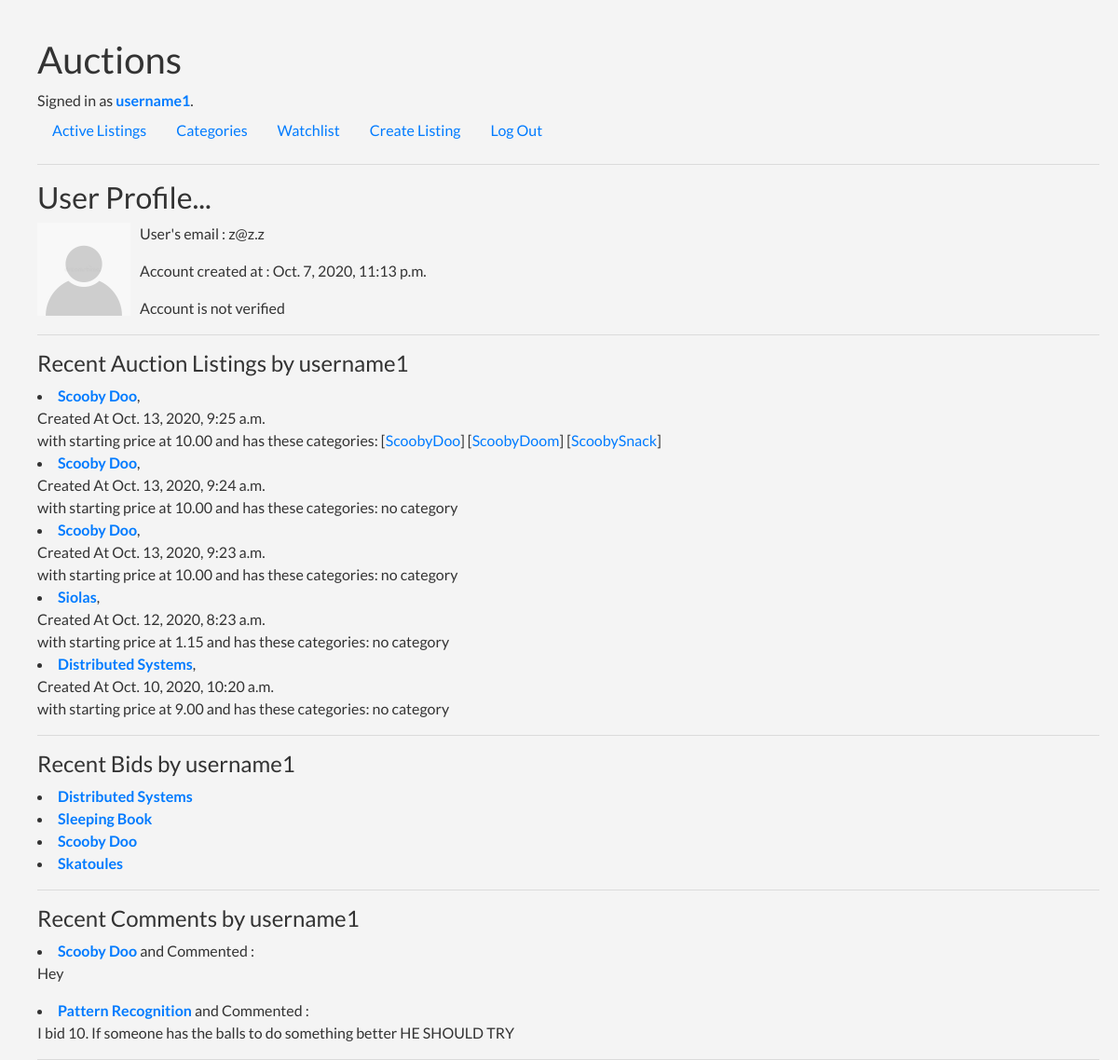
Page /user/username1 (signed in) on the committed database.
### auctions/models.py (models this page shows, shortened)
class User(AbstractUser):
    time_created = models.DateTimeField(default=timezone.now)
    verified = models.BooleanField(default=False)
    image2 = models.FilePathField(default='/images/avatar.png', verbose_name='image')

class AuctionListings(models.Model):
    auction_id = models.AutoField(primary_key=True )
    user = models.ForeignKey(
        User,
        on_delete=models.CASCADE
    )
    auction = models.CharField(max_length=300)
    price = models.DecimalField(max_digits= 100, decimal_places=2 , default = 0.0)
    timestamp = models.DateTimeField(default=timezone.now)
    image = models.ImageField(upload_to='static/images/', verbose_name='image', default='images/no_image.jpg')
    image2 = models.FilePathField(default='images/no_image.jpg', verbose_name='image')
    expire_time = models.DateTimeField(default=five_days_later)
    categories = None
    def __getitem__(self, key):
        return getattr(self, key)

class Category(models.Model):
    auction_id = models.ForeignKey(
        AuctionListings,
        on_delete=models.CASCADE
    )
    category = models.CharField(max_length=50, default = None)

class Comments(models.Model):
    user = models.ForeignKey(
        User,
        on_delete=models.SET_NULL,
        null= True
    )
    auction_id = models.ForeignKey(
        AuctionListings,
        on_delete=models.CASCADE
    )
    comment = models.CharField(max_length=300)
    timestamp = models.DateTimeField(default=timezone.now)

### auctions/views.py (the view)
# urls.py: path("user/<str:username>", views.user, name = "user"),
@login_required
def user(request, username):
    user1 = User.objects.get(username = username)
    auctions_by_user = list(AuctionListings.objects.filter(user = user1))
    auctions_by_user.sort(reverse = True , key = lambda x : x.timestamp)
    for cnt, auction in enumerate(auctions_by_user[:5]):
        categories = list(Category.objects.filter(auction_id=auction))
        auctions_by_user[cnt].categories = categories
    bids_by_user = list(Bids.objects.filter(user=user1))
    bids_by_user = list({i.auction_id for i in bids_by_user})
    bids_by_user.reverse()
    comments = list(Comments.objects.filter(user = user1))
    comments.reverse()
    return render(request, "auctions/user.html", {
            "auctions_by_user" : auctions_by_user[:5],
            "user1" : user1,
            "bids" : bids_by_user[:5],
            "comments" : comments[:5]
            }
        )

### auctions/templates/auctions/user.html (shortened to what this page needs)
{% extends "auctions/layout.html" %}
{% load static %}
{% block body %}
    <h2>User Profile...</h2>
	<div><img src="{% static user1.image2 %}" alt="Users avatar" width="110px" height="100px" style="float: left; padding-inline-end: 10px;">
	<p> User's email : {{ user1.email }}  </p>
	<p> Account created at : {{ user1.time_created }}  </p>
	<p> Account is {% if not user1.verified %} not {% endif %} verified </p>
	</div>
	<hr>
	<h4> Recent Auction Listings by {{ user1.username }} </h4>
	{% for x in auctions_by_user %}
			<li class="nav-item">
				<b><a href="/listings/{{x.auction_id}}">{{x.auction}}</a></b>,
				<br> Created At {{x.timestamp}}
				<br> with starting price at {{x.price}}
				and has these categories:
				{% for categ in x.categories %}
					[<a href="/categories/{{ categ.category }}">{{categ.category}}</a>]
				{% empty %}
					no category
				{% endfor %}</ul>
			</li>
	{% empty %}
		No auctions were made by this user..
	{% endfor %}
	<hr>
	<h4> Recent Bids by {{ user1.username }} </h4>
	{% for x in bids %}
		<li class="nav-item"> <b><a href="/listings/{{x.auction_id}}">{{x.auction}}</a></b></li>
	{% empty %}
		No bids were made by this user..
	{% endfor %}
	<hr>
	<h4> Recent Comments by {{ user1.username }} </h4>
	{% for x in comments %}
		<li class="nav-item"> <b><a href="/listings/{{x.auction_id.auction_id}}">{{x.auction_id.auction}}</a></b> and Commented :
			<p> {{x.comment}} </p></li>
	{% empty %}
		No comments were made by this user..
	{% endfor %}
{% endblock %}

### auctions/templates/auctions/layout.html (shortened to what this page needs)
{% load static %}
<!DOCTYPE html>
<html lang="en">
    <head>
        <link rel="stylesheet" href="https://stackpath.bootstrapcdn.com/bootstrap/4.4.1/css/bootstrap.min.css">
        <link href="{% static 'auctions/styles.css' %}" rel="stylesheet">
    <link rel="stylesheet" href="https://maxcdn.bootstrapcdn.com/font-awesome/4.2.0/css/font-awesome.min.css">
    <link href="http://ajax.googleapis.com/ajax/libs/jqueryui/1.8.16/themes/ui-lightness/jquery-ui.css" rel="stylesheet" type="text/css" />
    </head>
    <body>
        <h1>Auctions</h1>
        <div>
            {% if user.is_authenticated %}
                Signed in as <a href="/user/{{user.username}}"><strong>{{ user.username }}</strong></a>.
            {% else %}
                Not signed in.
            {% endif %}
        </div>
        <ul class="nav">
            <li class="nav-item">
                <a class="nav-link" href="{% url 'index' %}">Active Listings</a>
            </li>
            {% if user.is_authenticated %}
                <li class="nav-item">
                    <a class="nav-link" href="{% url 'categories' %}">Categories</a>
                </li>
                <li class="nav-item">
                    <a class="nav-link" href="{% url 'watchlist' user.username %}">Watchlist</a>
                </li>
                <li class="nav-item">
                    <a class="nav-link" href="{% url 'listing' %}">Create Listing</a>
                </li>
				<li class="nav-item">
                    <a class="nav-link" href="{% url 'logout' %}">Log Out</a>
                </li>
            {% endif %}
        </ul>
        <hr>
        {% block body %}
        {% endblock %}
    </body>
</html>

### auctions/static/auctions/styles.css (style rules this page uses)
*, *:before, *:after { margin: 0; padding: 0; -webkit-box-sizing: border-box; transition: all 0.2s ease; }
body, html { height: 100%; width: 100%; }
body { margin : 10px; font-family: "Lato", sans-serif; font-size: 1rem; padding: 30px; color: #333; background-color: #f4f4f4; background-image: url("background.jpg"); }

### rows in the picture
User: username "username1", image2 (placeholder picture), email "z@z.z", time_created "Oct. 7, 2020, 11:13 p.m."
AuctionListings: auction "Scooby Doo", timestamp "Oct. 13, 2020, 9:25 a.m.", price "10.00"
Category: category "ScoobyDoo"
Category: category "ScoobyDoom"
Category: category "ScoobySnack"
AuctionListings: auction "Scooby Doo", timestamp "Oct. 13, 2020, 9:24 a.m.", price "10.00"
AuctionListings: auction "Scooby Doo", timestamp "Oct. 13, 2020, 9:23 a.m.", price "10.00"
AuctionListings: auction "Siolas", timestamp "Oct. 12, 2020, 8:23 a.m.", price "1.15"
AuctionListings: auction "Distributed Systems", timestamp "Oct. 10, 2020, 10:20 a.m.", price "9.00"
AuctionListings: auction "Sleeping Book"
AuctionListings: auction "Skatoules"
Comments: auction_id.auction "Scooby Doo", comment "Hey"
Comments: auction_id.auction "Pattern Recognition", comment "I bid 10. If someone has the balls to do something better HE SHOULD TRY"
